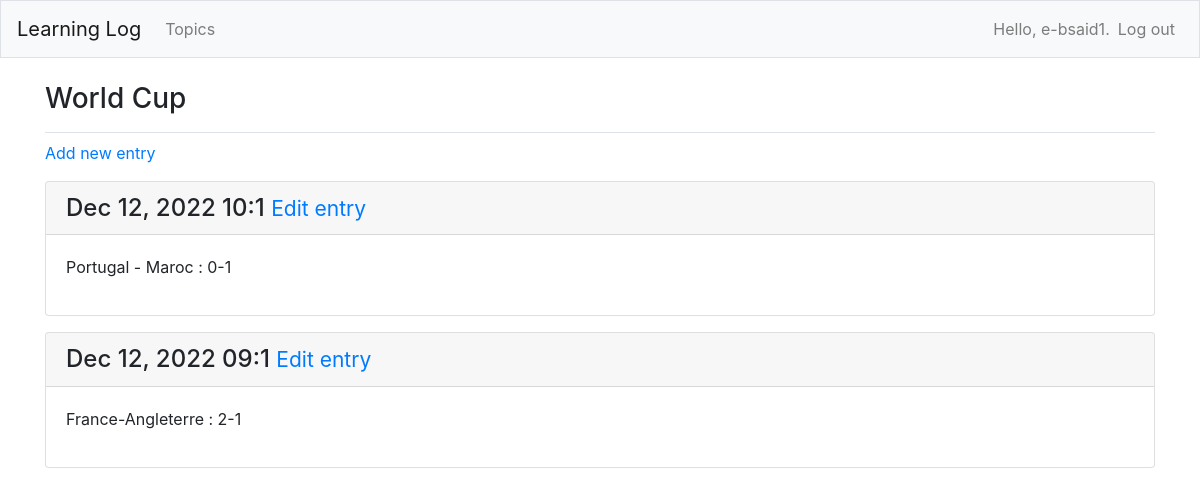
The page /topics/3/ (signed in) on the database its author committed.
### learning_logs/models.py (models this page shows, shortened)
class Topic(models.Model):#Which inherit from Model, parent class included in Django
	text = models.CharField(max_length=200)#Piece of data made of characters with a limit
	date_added = models.DateTimeField(auto_now_add=True)#Piece of data which record
	owner = models.ForeignKey(User, on_delete=models.CASCADE)#Champ propriétaire, correspondant au pseudo de l'utilisateur postant le topic
	def __str__(self):#Attribute used by default when there is information about a topic
		return self.text

class Entry(models.Model):
	topic = models.ForeignKey(Topic, on_delete = models.CASCADE)#Connect to each entry to a specific topic
	text = models.TextField()
	date_added = models.DateTimeField(auto_now_add=True)#Present entries in chronological order
	class Meta:#Holds extra information for managing a model
		verbose_name_plural = 'entries'

### learning_logs/views.py (the view)
# urls.py: path('topics/<int:topic_id>/', views.topic, name='topic'), #1e argument = regarde ce qui vient après les URL qui ont le mot topics et y ajoute un entier entre deux slashs
@login_required
def topic(request, topic_id): #topic id = partie de l'URL venant après /topics/
	topic = Topic.objects.get(id=topic_id) #requete qui récupère le topic
	if topic.owner != request.user:
		raise Http404
	entries = topic.entry_set.order_by('-date_added') #requête qui prend les entrées associés au topics, chronologiq-t
	context = {'topic': topic, 'entries': entries}
	return render(request, 'learning_logs/topic.html', context) #stocke le topic et entrées dans un dict context et le retourne dans topic.html

### learning_logs/templates/learning_logs/topic.html (shortened to what this page needs)
{% extends 'learning_logs/base.html' %}
{% block page_header %}
<h3>{{ topic }}</h3>
{% endblock page_header %}
{% block content %}
	<p>
		<a href="{% url 'learning_logs:new_entry' topic.id %}">Add new entry</a>
	</p>
	{% for entry in entries %}
		<div class="card mb-3">
			<h4 class="card-header">
				{{ entry.date_added|date:'M d, Y H:1' }}
				<small><a href="{% url 'learning_logs:edit_entry' entry.id %}">Edit entry</a></small>
			</h4>
			<div class="card-body">
				{{ entry.text|linebreaks }}
			</div>
		</div>
	{% empty %}
			<li>There are no entries for this topic yet.</li>
	{% endfor %}
{% endblock content %}

### learning_logs/templates/learning_logs/base.html (shortened to what this page needs)
{% load bootstrap4 %}
<!doctype html>
<html lang="en">
<head>
	{% bootstrap_css %}
</head>
<body>
		<nav class="navbar navbar-expand-md navbar-light bg-light mb-4 border">
			<a class="navbar-brand" href="{% url 'learning_logs:index'%}">Learning Log</a>
			<div class="collapse navbar-collapse" id="navbarCollapse">
				<ul class="navbar-nav mr-auto">
					<li class="nav-item">
						<a class="nav-link" href="{% url 'learning_logs:topics'%}">
							Topics</a></li>
				</ul>
				<ul class="navbar-nav ml-auto">
					{% if user.is_authenticated %}
						<li class="nav-item">
							<span class="navbar-text">Hello, {{ user.username }}.</span>
						</li>
						<li class="nav-item">
							<a class="nav-link" href="{% url 'users:logout' %}">Log out</a>
						</li>
					{% else %}
						<li class="nav-item">
							<a class="nav-link" href="{% url 'users:register' %}">Register</a>
						</li>
						<li class="nav-item">
							<a class="nav-link" href="{% url 'users:login' %}">Log in</a></li>
					{% endif %}
				</ul>
			</div>
		</nav>
		<main role="main" class="container">
			<div class="pb-2 mb-2 border-bottom">
				{% block page_header %}{% endblock page_header %}
			</div>
			<div>
				{% block content %}{% endblock content %}
			</div>
		</main>
	</body>
</html>

### rows shown on the page
Topic: text "World Cup"
Entry: date_added "Dec 12, 2022 10:1", text "Portugal - Maroc : 0-1"
Entry: date_added "Dec 12, 2022 09:1", text "France-Angleterre : 2-1"

### other values the page prints
{{ user.username }} "e-bsaid1"
